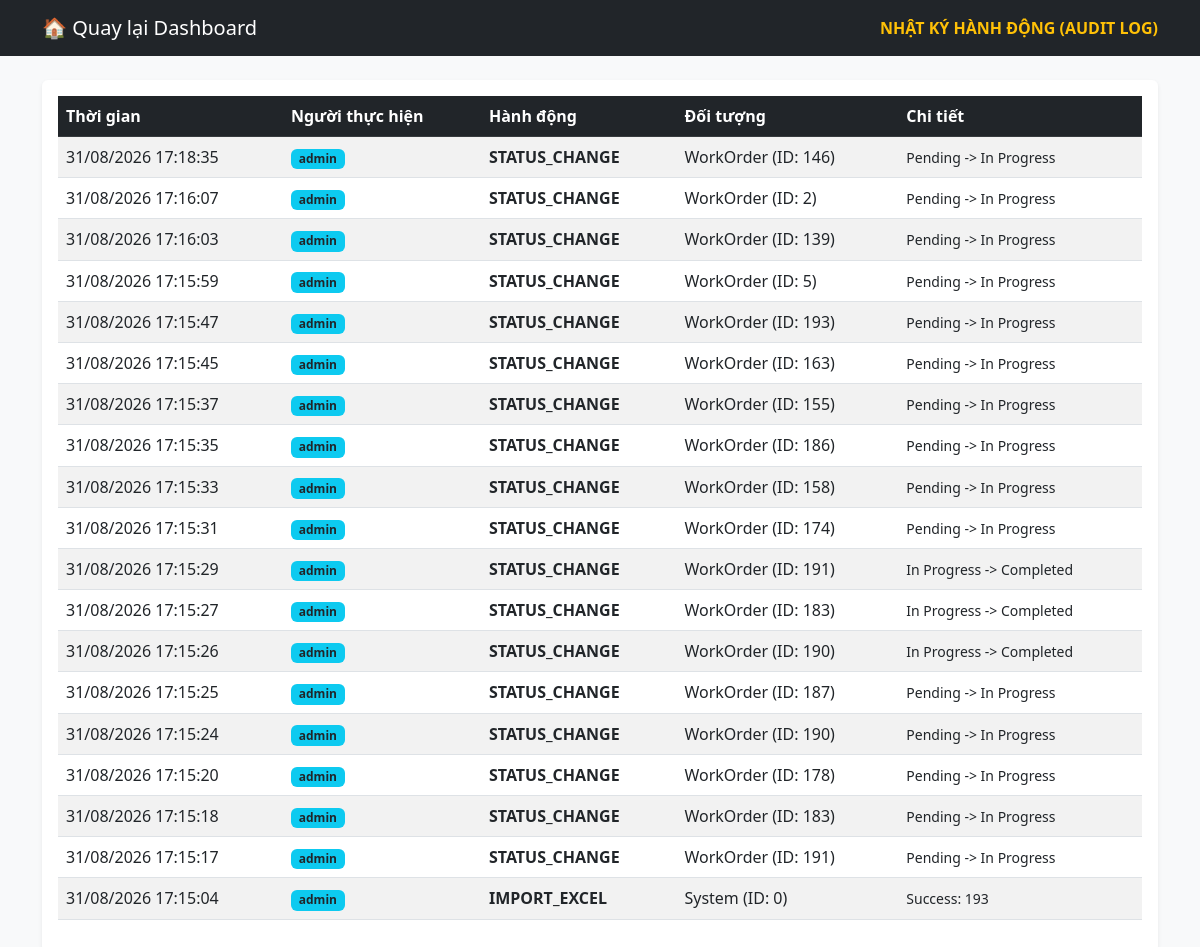
Page /audit-log (signed in) on the committed database.
### app.py (models this page shows, shortened)
class AuditLog(db.Model):
    id = db.Column(db.Integer, primary_key=True)
    user_id = db.Column(db.Integer, db.ForeignKey('user.id'), nullable=False)
    action = db.Column(db.String(50), nullable=False)
    target_type = db.Column(db.String(50), nullable=False)
    target_id = db.Column(db.Integer, nullable=False)
    detail = db.Column(db.String(200))
    timestamp = db.Column(db.DateTime, default=datetime.now)
    user = db.relationship('User', backref='logs')

class User(db.Model, UserMixin):
    id = db.Column(db.Integer, primary_key=True)
    username = db.Column(db.String(50), unique=True, nullable=False)
    email = db.Column(db.String(120), unique=True, nullable=False)
    password_hash = db.Column(db.String(128), nullable=False)
    role = db.Column(db.String(20), default='operator') # admin, manager, operator
    is_active = db.Column(db.Boolean, default=True)
    date_created = db.Column(db.DateTime, default=datetime.now)

### app.py (the view)
@app.route('/audit-log')
@login_required
@role_required('admin')
def view_audit_log():
    logs = AuditLog.query.order_by(AuditLog.timestamp.desc()).limit(100).all()
    return render_template('audit_log.html', logs=logs)

### app.py (called while the page is built)
@login_manager.user_loader
def load_user(user_id):
    return User.query.get(int(user_id))

def role_required(*roles):
    def decorator(f):
        @wraps(f)
        def decorated_function(*args, **kwargs):
            if not current_user.is_authenticated or current_user.role not in roles:
                flash("Quyền truy cập bị từ chối!", "danger")
                return redirect(url_for('index'))
            return f(*args, **kwargs)
        return decorated_function
    return decorator

### templates/audit_log.html (shortened to what this page needs)
<!DOCTYPE html>
<html lang="vi">
<head>
    <link href="https://cdn.jsdelivr.net/npm/bootstrap@5.3.0/dist/css/bootstrap.min.css" rel="stylesheet">
</head>
<body class="bg-light">
<nav class="navbar navbar-dark bg-dark mb-4">
    <div class="container">
        <a class="navbar-brand" href="/">🏠 Quay lại Dashboard</a>
        <span class="navbar-text text-warning fw-bold">NHẬT KÝ HÀNH ĐỘNG (AUDIT LOG)</span>
    </div>
</nav>
<div class="container">
    <div class="card shadow-sm border-0">
        <div class="card-body">
            <table class="table table-striped">
                <thead class="table-dark">
                    <tr>
                        <th>Thời gian</th>
                        <th>Người thực hiện</th>
                        <th>Hành động</th>
                        <th>Đối tượng</th>
                        <th>Chi tiết</th>
                    </tr>
                </thead>
                <tbody>
                    {% for log in logs %}
                    <tr>
                        <td>{{ log.timestamp.strftime('%d/%m/%Y %H:%M:%S') }}</td>
                        <td><span class="badge bg-info text-dark">{{ log.user.username }}</span></td>
                        <td><span class="fw-bold">{{ log.action }}</span></td>
                        <td>{{ log.target_type }} (ID: {{ log.target_id }})</td>
                        <td><small>{{ log.detail }}</small></td>
                    </tr>
                    {% endfor %}
                </tbody>
            </table>
        </div>
    </div>
</div>
</body>
</html>

### rows in the picture
AuditLog: timestamp "31/08/2026 17:18:35", user.username "admin", action "STATUS_CHANGE", target_type "WorkOrder", target_id "146", detail "Pending -> In Progress"
AuditLog: timestamp "31/08/2026 17:16:07", user.username "admin", action "STATUS_CHANGE", target_type "WorkOrder", target_id "2", detail "Pending -> In Progress"
AuditLog: timestamp "31/08/2026 17:16:03", user.username "admin", action "STATUS_CHANGE", target_type "WorkOrder", target_id "139", detail "Pending -> In Progress"
AuditLog: timestamp "31/08/2026 17:15:59", user.username "admin", action "STATUS_CHANGE", target_type "WorkOrder", target_id "5", detail "Pending -> In Progress"
AuditLog: timestamp "31/08/2026 17:15:47", user.username "admin", action "STATUS_CHANGE", target_type "WorkOrder", target_id "193", detail "Pending -> In Progress"
AuditLog: timestamp "31/08/2026 17:15:45", user.username "admin", action "STATUS_CHANGE", target_type "WorkOrder", target_id "163", detail "Pending -> In Progress"
AuditLog: timestamp "31/08/2026 17:15:37", user.username "admin", action "STATUS_CHANGE", target_type "WorkOrder", target_id "155", detail "Pending -> In Progress"
AuditLog: timestamp "31/08/2026 17:15:35", user.username "admin", action "STATUS_CHANGE", target_type "WorkOrder", target_id "186", detail "Pending -> In Progress"
AuditLog: timestamp "31/08/2026 17:15:33", user.username "admin", action "STATUS_CHANGE", target_type "WorkOrder", target_id "158", detail "Pending -> In Progress"
AuditLog: timestamp "31/08/2026 17:15:31", user.username "admin", action "STATUS_CHANGE", target_type "WorkOrder", target_id "174", detail "Pending -> In Progress"
AuditLog: timestamp "31/08/2026 17:15:29", user.username "admin", action "STATUS_CHANGE", target_type "WorkOrder", target_id "191", detail "In Progress -> Completed"
AuditLog: timestamp "31/08/2026 17:15:27", user.username "admin", action "STATUS_CHANGE", target_type "WorkOrder", target_id "183", detail "In Progress -> Completed"
AuditLog: timestamp "31/08/2026 17:15:26", user.username "admin", action "STATUS_CHANGE", target_type "WorkOrder", target_id "190", detail "In Progress -> Completed"
AuditLog: timestamp "31/08/2026 17:15:25", user.username "admin", action "STATUS_CHANGE", target_type "WorkOrder", target_id "187", detail "Pending -> In Progress"
AuditLog: timestamp "31/08/2026 17:15:24", user.username "admin", action "STATUS_CHANGE", target_type "WorkOrder", target_id "190", detail "Pending -> In Progress"
AuditLog: timestamp "31/08/2026 17:15:20", user.username "admin", action "STATUS_CHANGE", target_type "WorkOrder", target_id "178", detail "Pending -> In Progress"
AuditLog: timestamp "31/08/2026 17:15:18", user.username "admin", action "STATUS_CHANGE", target_type "WorkOrder", target_id "183", detail "Pending -> In Progress"
AuditLog: timestamp "31/08/2026 17:15:17", user.username "admin", action "STATUS_CHANGE", target_type "WorkOrder", target_id "191", detail "Pending -> In Progress"
AuditLog: timestamp "31/08/2026 17:15:04", user.username "admin", action "IMPORT_EXCEL", target_type "System", target_id "0", detail "Success: 193"
